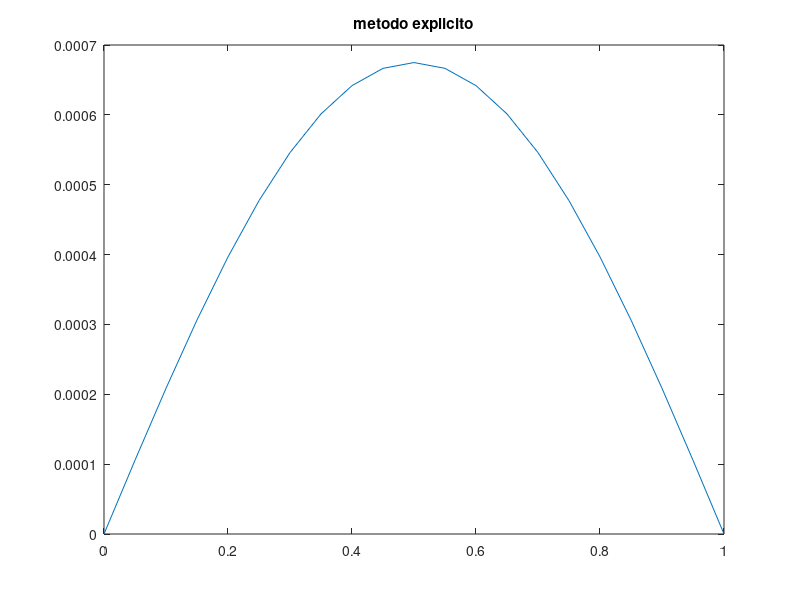
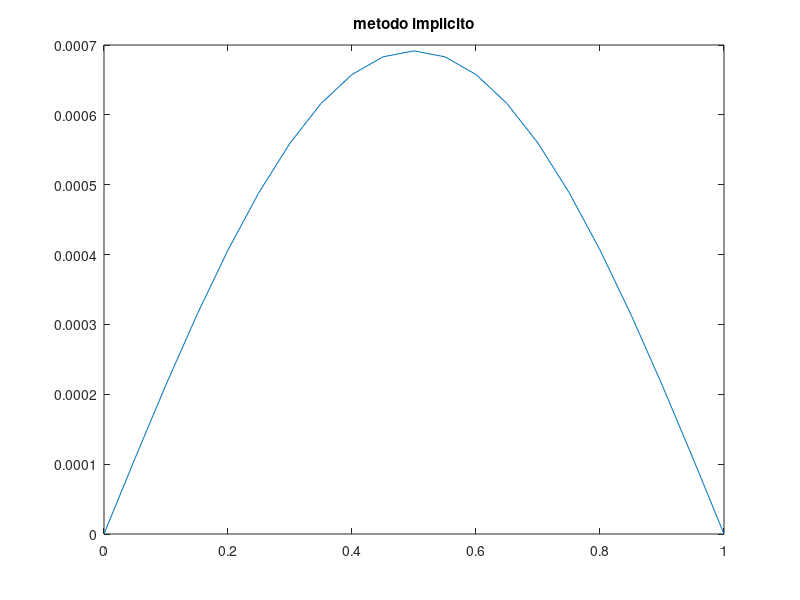

The MATLAB script that drew these images, in order:
%metodo de elementos finitos

clear all
close all
J=20;
h=1/20;
T=0.6;
delta_t = 1/(6*J^2);
N = round(T/delta_t);
%matriz de masa
e=ones(J-1, 1);
M = spdiags([h*e/6 4*h*e/6 h*e/6], -1:1, J-1, J-1);
%matriz de rigidez
K = spdiags([-e/h 2*e/h -e/h], -1:1, J-1, J-1);
%condicion inicial

x=[h:h:1-h];
x = x(:);
u0 = x.*(1-x);

ue = u0;
%euler explicito
for i = 1:N
    ue = (M-K*delta_t)*ue;
    ue=M\ue;
end
figure(1)
xn = [0:x:1];
ue = [0;ue;0];
plot(xn, ue)
title('metodo explicito')

%metodo explicito
ui = u0;
for i=1:N
    ui = M*ui;
    ui = (M+K*delta_t)\ui
end
ui=[0;ui;0];
figure(2);
plot(xn, ui);
title('metodo implicito');

